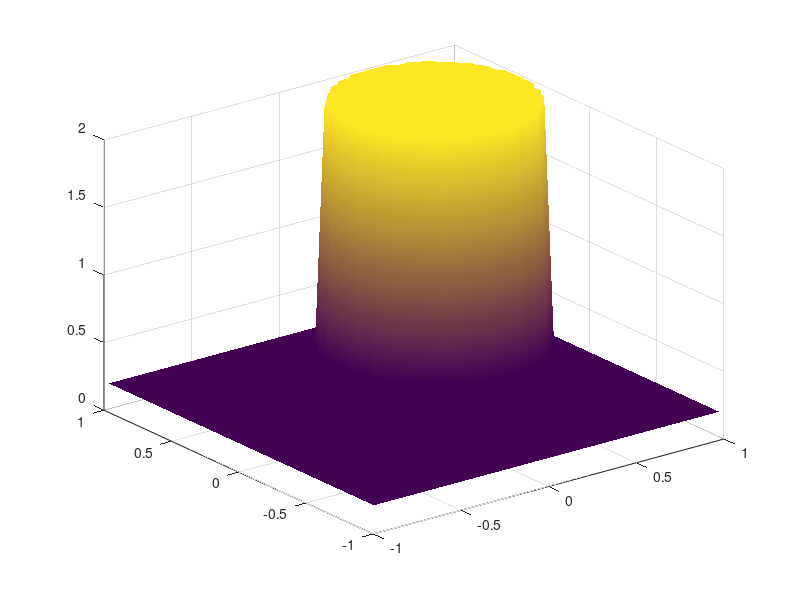

Source code (MATLAB): (Note: this script raises an error after producing the figure.)
% MUSCL scheme for the 2D SWE 
clear;
clc;

global g Nx Ny dx dy;

% physical parameters
g  = 9.81;       % acceleration due to gravity
xL =-1; xR = 1;
yL =-1; yR = 1;
t  = 0;
tend = 0.1;

xc = 0.5;
yc = 0.5;

% numerical parameters
Nx = 64;
Ny = Nx;
dx = (xR - xL)/Nx;
dy = (yR - yL)/Ny;
x  = linspace(xL+dx/2,xR-dx/2,Nx);
y  = linspace(yL+dy/2,yR-dy/2,Ny);
CFL = 0.9;  % CFL number < 1

% Initial conditions
Q = zeros(3,Nx,Ny);
Qnew = Q;
for i=1:Nx
    for j=1:Ny
        r = sqrt( (x(i) - xc )^2 + (y(j) - yc )^2);
        if ( r < 0.5 )
            Q(1,i,j) = 2;
        else
            Q(1,i,j) = 0.2;
        end
    end
end

surf(x,y,squeeze(Q(1,:,:))','EdgeColor','none','FaceColor','interp');

% allocate auxiliary arrays for the MUSCL part
slopeX = zeros(3,Nx,Ny);
slopeY = zeros(3,Nx,Ny);
Qxm = zeros(3,Nx,Ny);
Qxp = zeros(3,Nx,Ny);
Qym = zeros(3,Nx,Ny);
Qyp = zeros(3,Nx,Ny);

% time loop
for n=1:100000
    sx = Lambdax(Q);    % compute characteristic velocities in the x-directio
    sy = Lambday(Q);    % compute characteristic velocities in the y-directio
    ax = max( max ( max( abs(sx) ) ) );
    ay = max( max ( max( abs(sy) ) ) );
    dt = CFL/(ax/dx + ay/dy);
    if (t + dt > tend)
        dt = tend - t;
    end
    if (t >= tend)
        break
    end

    % MUSCL part:
    % slope limiter
    slopeX(:,2:Nx-1,:) = minmodarray( Q(:,2:Nx-1,:) - Q(:,1:Nx-2,:) , Q(:,3:Nx,:) - Q(:,2:Nx-1,:) );
    slopeY(:,:,2:Ny-1) = minmodarray( Q(:,:,2:Ny-1) - Q(:,:,1:Ny-2) , Q(:,:,3:Ny) - Q(:,:,2:Ny-1) );
    % extrapolation of the data toward the left and right faces of the cell
    Qxm = Q - 0.5*slopeX;
    Qxp = Q + 0.5*slopeX;
    Qym = Q - 0.5*slopeY;
    Qyp = Q + 0.5*slopeY;
    % extrapolation in time
    Q_t = - ( FluxX(Qxp) - FluxX(Qxm) )/dx - ( FluxY(Qyp) - FluxY(Qym) )/dy;
    Qxm = Qxm + 0.5*dt*Q_t;
    Qxp = Qxp + 0.5*dt*Q_t;
    Qym = Qym + 0.5*dt*Q_t;
    Qyp = Qyp + 0.5*dt*Q_t;

    % recompute the physical fluxes and characteristic velocities (this we need for the Rusanov flux)
    fxm = FluxX(Qxm); fxp = FluxX(Qxp);
    gym = FluxY(Qym); gyp = FluxY(Qyp);
    
    sxm = Lambdax(Qxm); sxp = Lambdax(Qxp);
    sym = Lambday(Qym); syp = Lambday(Qyp);
    
    % space loop
    dtdx = dt/dx;
    dtdy = dt/dy;    
    for i = 1:Nx
        for j = 1:Ny
            % numerical fluxes in X
            if     ( i == 1)
                Qghost    = Q(:,i,j);   % create a ghost state 
                Qghost(2) =-Qghost(2);  % flip the sign of the x momentum
                Fm = Rusanov(Qghost      ,Qxm(:,i  ,j),FluxX(Qghost),fxm(:,i  ,j),Lambdax(Qghost),sxm(:,i  ,j));
                Fp = Rusanov(Qxp(:,i  ,j),Qxm(:,i+1,j),fxp(:,i  ,j) ,fxm(:,i+1,j),sxp(:,i  ,j)   ,sxm(:,i+1,j));
            elseif (i == Nx)
                Qghost    = Q(:,i,j);   % create a ghost state 
                Qghost(2) =-Qghost(2);  % flip the sign of the x momentum
                Fm = Rusanov(Qxp(:,i-1,j),Qxm(:,i  ,j),fxp(:,i-1,j),fxm(:,i  ,j) ,sxp(:,i-1,j),sxm(:,i ,j)    );
                Fp = Rusanov(Qxp(:,i  ,j),Qghost    ,fxp(:,i  ,j),FluxX(Qghost),sxp(:,i  ,j),Lambdax(Qghost));
            else
                Fm = Rusanov(Qxp(:,i-1,j),Qxm(:,i  ,j),fxp(:,i-1,j),fxm(:,i  ,j),sxp(:,i-1,j),sxm(:,i ,j));
                Fp = Rusanov(Qxp(:,i  ,j),Qxm(:,i+1,j),fxp(:,i  ,j),fxm(:,i+1,j),sxp(:,i  ,j),sxm(:,i+1,j));
            end
            % numerical fluxes in Y
            if     ( j == 1  )
                Qghost    = Q(:,i,j);   % create a ghost state 
                Qghost(3) =-Qghost(3);  % flip the sign of the x momentum
                Gm = Rusanov(Qghost      ,Qym(:,i,j  ),FluxY(Qghost),gym(:,i,j  ),Lambday(Qghost),sym(:,i,j  ));
                Gp = Rusanov(Qyp(:,i,j  ),Qym(:,i,j+1),gyp(:,i,j  ) ,gym(:,i,j+1),syp(:,i,j  )   ,sym(:,i,j+1));
            elseif ( j == Ny )
                Qghost    = Q(:,i,j);   % create a ghost state 
                Qghost(3) =-Qghost(3);  % flip the sign of the x momentum
                Gm = Rusanov(Qyp(:,i,j-1),Qym(:,i,j  ),gyp(:,i,j-1),gym(:,i,j  ) ,syp(:,i,j-1),sym(:,i,j  )   );
                Gp = Rusanov(Qyp(:,i,j  ),Qghost    ,gyp(:,i,j  ),FluxY(Qghost),syp(:,i,j  ),Lambday(Qghost));
            else
                Gm = Rusanov(Qyp(:,i,j-1),Qym(:,i,j  ),gyp(:,i,j-1),gym(:,i,j  ),syp(:,i,j-1),sym(:,i,j  ));
                Gp = Rusanov(Qyp(:,i,j  ),Qym(:,i,j+1),gyp(:,i,j  ),gym(:,i,j+1),syp(:,i,j  ),sym(:,i,j+1));
            end
            % stadard finite volume update
            Qnew(:,i,j) = Q(:,i,j) - dtdx*( Fp - Fm ) - dtdy*( Gp - Gm ) ;
        end
    end
    % update time
    t = t + dt;
    Q = Qnew;

    % plot the solution
    subplot(2,1,1)
    surf(x,y,squeeze(Q(1,:,:))','EdgeColor','none','FaceColor','interp');
    title(strcat('t = ',num2str(t)))
    xlabel('x')
    ylabel('y')
    zlabel('h')
    axis([xL xR yL yR 0 2])
    camlight;

    subplot(2,1,2)
    plot(x,Q(1,:,Ny/2))
    xlabel('x')
    ylabel('h(t,x,0)')

    pause(0.001)     
end







